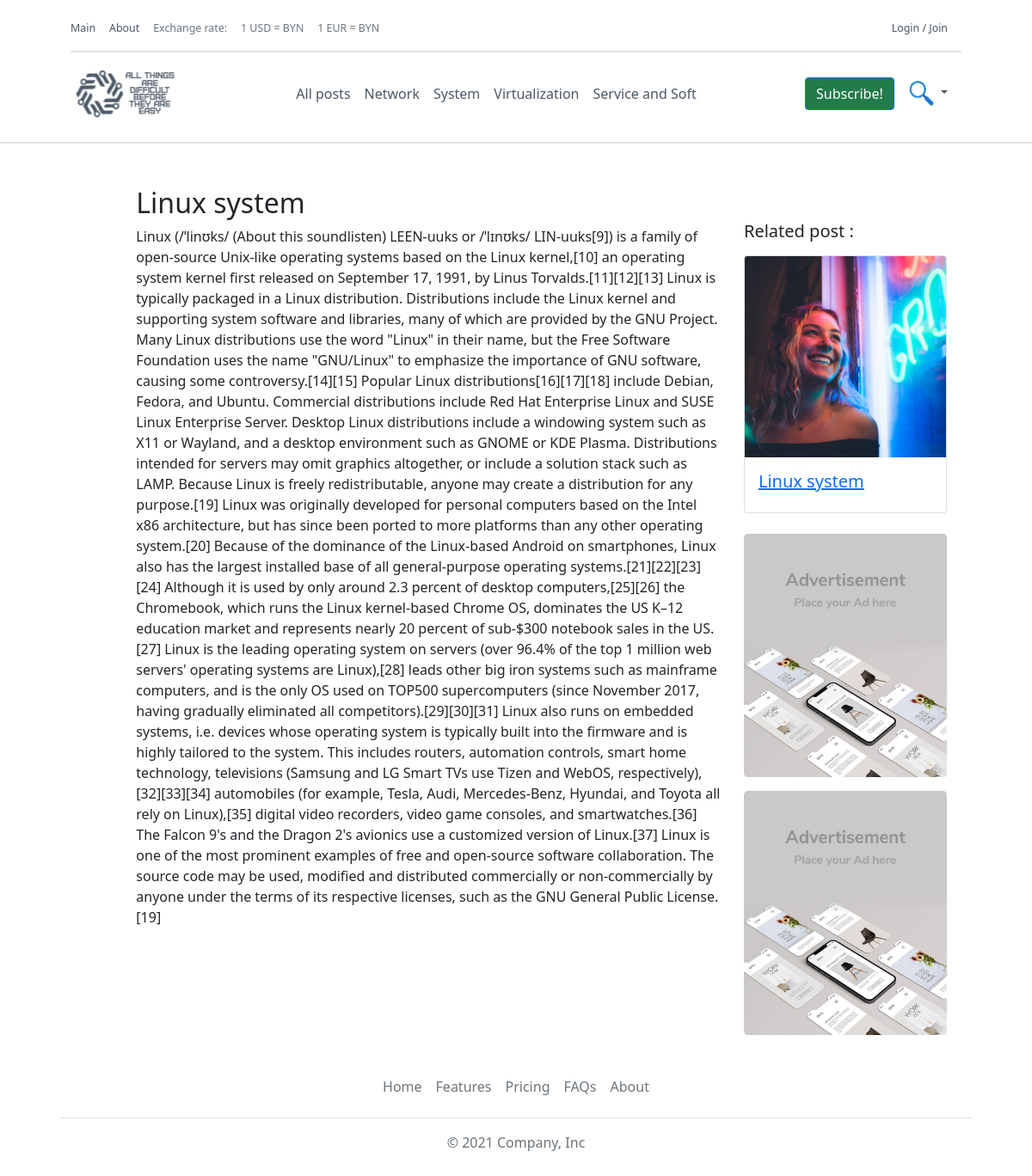
/Linux system/, run on the app's committed database.
### core/models.py (models this page shows, shortened)
class Post(models.Model):
    title = models.CharField(max_length=100)
    category = models.ForeignKey("Categories", on_delete=models.CASCADE)
    content = models.TextField()
    author = models.ForeignKey(settings.AUTH_USER_MODEL,
                               on_delete=models.CASCADE,
                               related_name="profiles")
    post_image = models.ImageField(upload_to='post_images/%Y/%m/%d/', blank=True, null=True)
    number_of_views = models.PositiveIntegerField(default=0)
    created_at = models.DateTimeField(auto_now_add=True, db_index=True)
    updated_at = models.DateTimeField(auto_now=True, blank=True, null=True)
    is_published = models.BooleanField(default=False)
    likes = models.PositiveIntegerField(default=0)
    class Meta:
        verbose_name = "Post"
        verbose_name_plural = "Posts"
        ordering = ['-id']

### core/views.py (the view)
# urls.py: path("<str:post_title>/", PostDetailView.as_view(), name="post_detail"),
class PostDetailView(TemplateView):
    template_name = "core_posts/single_post.html"
    def get_context_data(self, **kwargs):
        try:
            post = Post.objects.get(title=kwargs["post_title"])
            return {"post": post}
        except:
            pass

### templates/core_posts/single_post.html (shortened to what this page needs)
{% extends "base.html" %}
{% load static %}
  {% block content %}
  {% include "header.html" %}
<section>
   <div class="border-bottom border-2 opacity-1"></div>
<div class="container" style="padding-left: 40px;padding-right: 40px;">
      <div class="row" style="margin-top: 50px">
            <div class="row">
                <div class="col-md-1">
                    <div class="post-image-homepage" style="height: 273px">
                    </div>
                </div>
            <div class="col-md-8 post-box-title" style="height: 90%">
                <h2>{{ post.title }}</h2>
              {{ post.content }}
                <br>
            </div>
                <div class="col-lg-3" style="width: 260px; padding-top: 40px">
                    <h5 class="mb-3">Related post :</h5>
                    <div class="card" style="width: auto;">
                      <img src="../../media/back_1_uvOeFM3.jpg" class="card-img-top" alt="...">
                      <div class="card-body">
                        <a href="#"><h5 class="card-title">{{ post.title }}</h5></a>
                      </div>
                    </div>
                <div class="mt-4" style="position: static">
						<a href="#" class="d-block card-img-flash">
							<img src="../../media/adv.png" alt="" width="100%">
                            <img src="../../media/adv.png" alt="" width="100%">
						</a>
					</div>
                </div>
                </div>
    </div>
</div>
</section>
  {% endblock %}

### data on the page
Post: title "Linux system", content "Linux (/ˈlinʊks/ (About this soundlisten) LEEN-uuks or /ˈlɪnʊks/ LIN-uuks[9]) is a family of open-source Unix-like operating systems based on the Linux kernel,[10] an operating system kernel first released on September 17, 1991, by Linus Torvalds.[11][12][13] Linux is typically packaged in a Linux distribution. Distributions include the Linux kernel and supporting system software and libraries, many of which are provided by the GNU Project. Many Linux distributions use the word \"Linux\" in their name, but the Free Software Foundation uses the name \"GNU/Linux\" to emphasize the importance of GNU software, causing some controversy.[14][15] Popular Linux distributions[16][17][18] include Debian,…"
